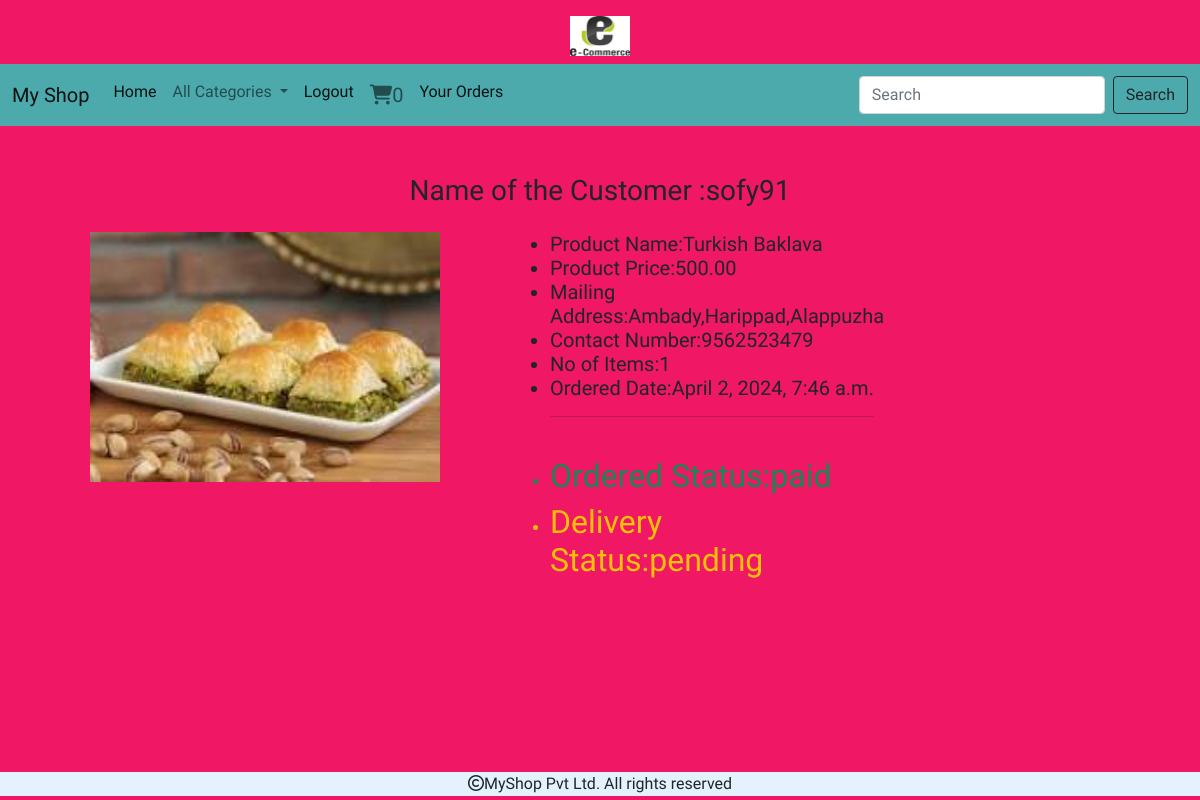
The app's page /cart/uroreders (signed in) with its own data.
### cart/models.py (models this page shows, shortened)
class Order1(models.Model):
        product=models.ForeignKey(Product,on_delete=models.CASCADE)
        user=models.ForeignKey(User,on_delete=models.CASCADE)
        no_of_items=models.IntegerField()
        phone=models.BigIntegerField()
        address=models.TextField()
        ordered_date=models.DateTimeField(auto_now_add=True)
        order_status=models.CharField(max_length=30,default="pending")
        delivery_status=models.CharField(max_length=30,default="pending")

### shop/models.py (models this page shows, shortened)
class Product(models.Model):
    name = models.CharField(max_length=30)
    desc = models.TextField()
    image = models.ImageField(upload_to='products', null=True, blank=True)
    price=models.DecimalField(max_digits=10,decimal_places=2)
    stock=models.IntegerField()
    available=models.BooleanField(default=True)
    created=models.DateTimeField(auto_now_add=True)
    updated=models.DateTimeField(auto_now=True)
    category=models.ForeignKey(Category,on_delete=models.CASCADE)

### cart/views.py (the view)
# urls.py: path('uroreders',views.yourorder,name="urorder")
def yourorder(request):
    u=request.user
    o=Order1.objects.filter(user=u)
    return render(request,'orderedviews.html',{'o':o,'u':u.username})

### cart/context_processors.py (called while the page is built)
def total(request):
    count=0
    if request.user.is_authenticated:
        u=request.user
        try:
            c=Cart.objects.filter(user=u)
            for i in c:
                count=count+i.quantity
        except:
            count=0
    return {'count':count}

### shop/context_processors.py (called while the page is built)
def links(request):
    c=Category.objects.all()
    return {'links':c}

### templates/orderedviews.html (shortened to what this page needs)
<!DOCTYPE html>
{% extends 'base.html' %}
{% load static %}
{% block content %}
<div class="container mt-5">
<h3 class="text-center"> Name of the Customer :{{u}}</h3>
    {% for i in o %}
    <div class="row">
    <div class="col-4 mt-3 ms-5 me-5">
    <img src="{{i.product.image.url}}" height="250px" width="350px">
    </div>
        <div class="col-4 mt-3">
    <ul><h5>
        <li> Product Name:{{i.product.name}}</li>
        <li> Product Price:{{i.product.price}}</li>
        <li> Mailing Address:{{i.address}}</li>
        <li> Contact Number:{{i.phone}}</li>
        <li> No of Items:{{i.no_of_items}}</li>
        <li> Ordered Date:{{i.ordered_date}}</li></h5><hr><br>
        <li class="text text-success"><h2> Ordered Status:{{i.order_status}}</h2></li>
        <li class="text text-warning"><h2> Delivery Status:{{i.delivery_status}} </h2></li>
    </ul>
        </div>
        {% endfor %}
{% endblock %}

### static/css/style.css (style rules this page uses)
body { background-color:#f01765; font-family: "Faustina", serif; font-optical-sizing: auto; font-weight: 500; font-style: normal; }

### records on screen
Order1: product.image (picture), product.name "Turkish Baklava", product.price "500.00", address "Ambady,Harippad,Alappuzha", phone "9562523479", no_of_items "1", ordered_date "April 2, 2024, 7:46 a.m.", delivery_status "pending"

### other values on screen
{{ count }} "0"
{{ u }} "sofy91"
